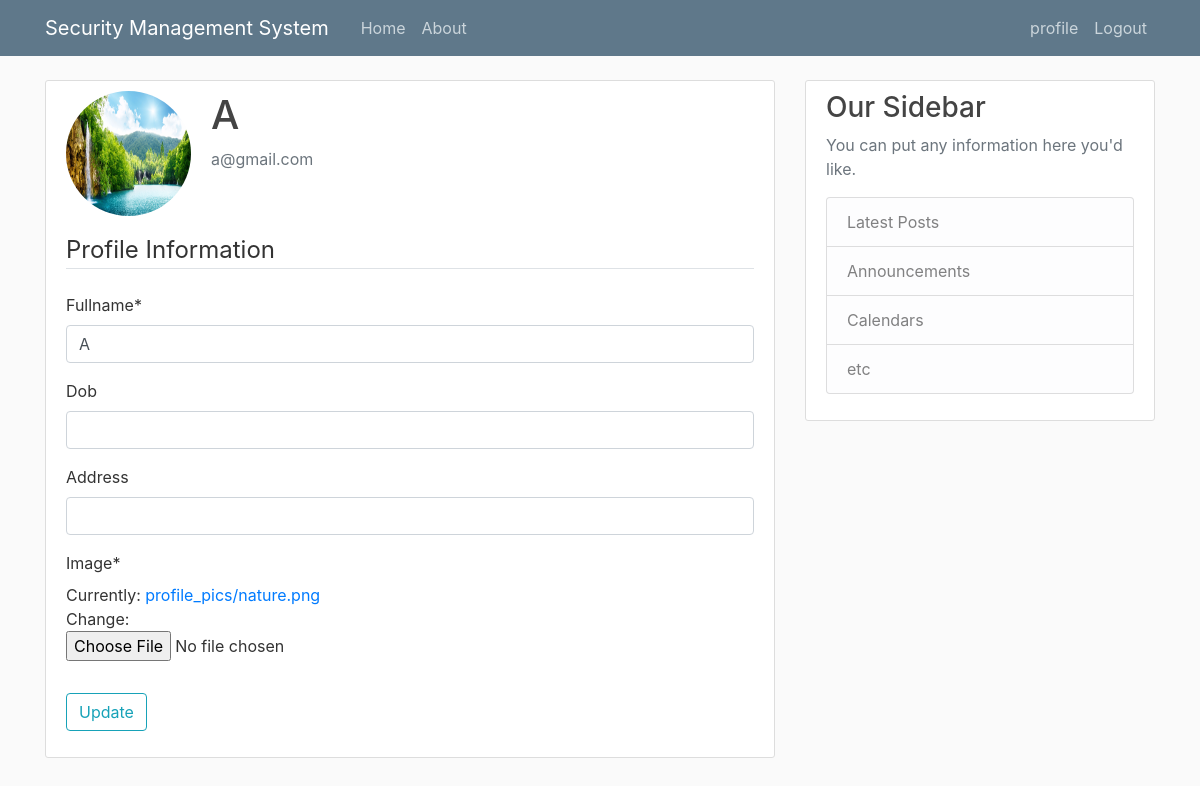
The app's page /profile/ (signed in) with its own data.
### security/models.py (models this page shows, shortened)
class User(AbstractBaseUser):
	email = models.EmailField(verbose_name = 'email address',max_length=255,unique=True)
	fullname = models.CharField(verbose_name='fullname',max_length=200)
	is_active = models.BooleanField(default=True)
	is_admin = models.BooleanField(default=False)
	objects = UserManager()
	USERNAME_FIELD = 'email'
	REQUIRED_FIELDS = ['fullname']

class Profile(models.Model):
	user = models.OneToOneField(settings.AUTH_USER_MODEL,on_delete=models.CASCADE)
	address = models.CharField(max_length=200,blank=True,null=True)
	dob = models.DateField(blank=True,null=True)
	image = models.ImageField(default='deafult.jpg',upload_to='profile_pics')

### security/views.py (the view)
# urls.py: path('profile/',views.profile,name='profile'),
@login_required
def profile(request):
	if request.method == 'POST':
		u_form = UserUpdateForm(request.POST,
			instance = request.user)
		p_form = ProfileUpdateForm(request.POST, request.FILES,
			instance = request.user.profile)
		if u_form.is_valid() and p_form.is_valid():
			u_form.save()
			p_form.save()
			messages.success(request,f'Account has been updated')
			return redirect('profile')
	else :
		u_form = UserUpdateForm(instance = request.user)
		p_form = ProfileUpdateForm(instance = request.user.profile)
	context = {'u_form' : u_form,
				'p_form' : p_form
				}
	return render(request,'security/profile.html',context)

### security/forms.py
class UserUpdateForm(forms.ModelForm):
	fullname = forms.CharField()
	class Meta:
		model = User
		fields = ['fullname']

class ProfileUpdateForm(forms.ModelForm):
	class Meta:
		model = Profile
		fields = ['dob','address','image']

### security/templates/security/profile.html (shortened to what this page needs)
{% extends "security/base2.html" %}
{% load crispy_forms_tags %}
{% block content %}
<div class="content-section">
  <div class="media">
    <img class="rounded-circle account-img" src="{{ user.profile.image.url }}">
    <div class="media-body">
      <h2 class="account-heading">{{user.fullname}}</h2>
      <p class="text-secondary">{{user.email}}</p>
    </div>
  </div>
  <form method="POST" enctype="multipart/form-data">
		<fieldset class="form-group">
			<legend class="border-bottom mb-4">Profile Information</legend>
			{{ u_form|crispy }}
			{{ p_form|crispy }}
		</fieldset>
		<div class="form-group">
			<button class="btn btn-outline-info" type="submit">Update</button>
		</div>
	</form>
</div>
{% endblock content %}

### security/static/security/main.css (style rules this page uses)
body { background: #fafafa; color: #333333; margin-top: 5rem; }
h1, h2, h3, h4, h5, h6 { color: #444444; }
.content-section { background: #ffffff; padding: 10px 20px; border: 1px solid #dddddd; border-radius: 3px; margin-bottom: 20px; }
.account-img { height: 125px; width: 125px; margin-right: 20px; margin-bottom: 16px; }
.account-heading { font-size: 2.5rem; }

### records on screen
User: profile.image (picture), fullname "A", email "a@gmail.com"
